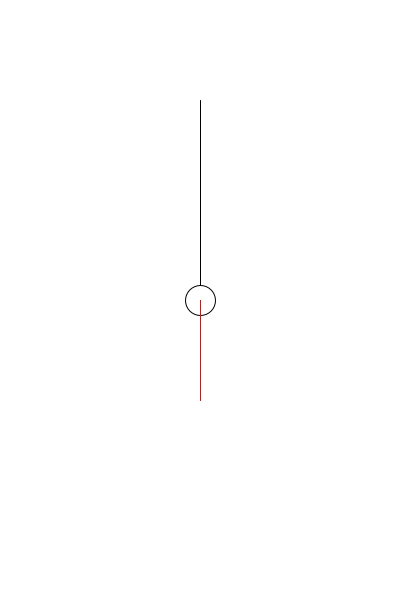
Frame 1 (no input)
Frame 60 (the mouse pressed at the canvas centre just before this capture): identical to frame 1, image omitted
Frame 120 (the mouse held since frame 60 and released just before this capture): identical to frame 1, image omitted

The Processing sketch that drew this single still picture (run headless with seeded random() and noise(); from frame 60 on, the mouse is pressed at the canvas centre):

// Processing sketch: week05_05_pendulum_cos_sin_draw_line
// ── week05_05_pendulum_cos_sin_draw_line.pde
void setup(){
  size(400,600);
}
float x=200,y=300;
void draw(){
  background(255);
  stroke(0);
  line(200,100,x,y);
  ellipse(x,y,30,30);
  stroke(255,0,0);
  line(x,y,x,y+100);
  PVector d=new PVector(x-200,y-100).normalize();
  PVector d2=new PVector(0,1);
  float g=PVector.dot(d,d2);
  d.mult(100*g);
  line(x,y,x+d.x,y+d.y);
}
void mouseDragged(){
  x=mouseX;
  y=mouseY;
}
